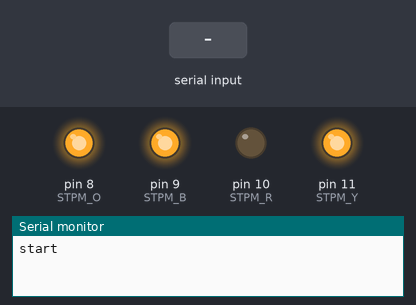
This sketch was run on a simulated Arduino Uno, built with avr-gcc and run on an emulated ATmega328P. Parts: output pins drawn as LEDs (lit = HIGH), the last lines printed to the serial monitor. Dashed ring = blinking. The test bench sets the inputs (shaded band).

Above: at 1.2 s.
1.3 s: "90 45\n" received over Serial
At 1.53 s:
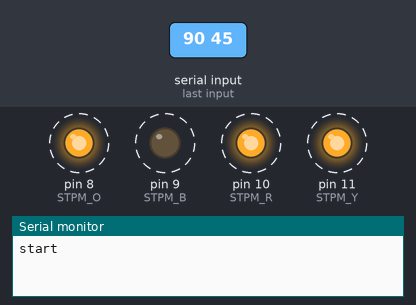
At 6.1 s:
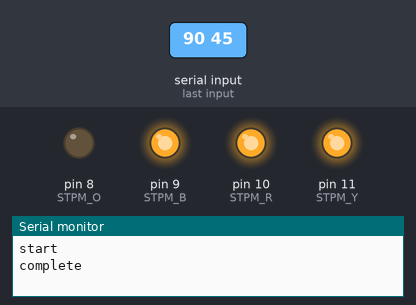
Timing chart, 0 to 7.6 s (numbered marks = the images above; inputs shaded):
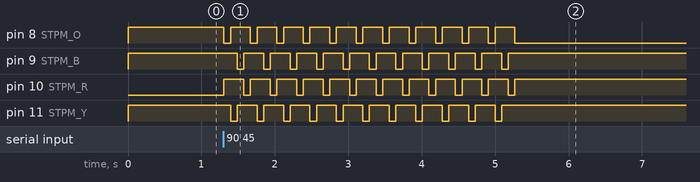

The sketch:

ex4-3.ino
```cpp
#define STPM_Y  11  // ステッパーのA相ピン
#define STPM_R  10  // ステッパーの~A相ピン
#define STPM_B  9   // ステッパーのB相ピン
#define STPM_O  8   // ステッパーの~B相ピン

int index = 0;
char recvData[32] = "";

int wait = 10;
int target = 0;
bool flag = false;
int stpCnt = 0;

void setup() {
  pinMode(STPM_Y, OUTPUT);
  pinMode(STPM_R, OUTPUT);
  pinMode(STPM_B, OUTPUT);
  pinMode(STPM_O, OUTPUT);

  Serial.begin(9600);
  Serial.println("start");
}

void loop() {
  // 受信制御
  while (Serial.available()) {
    char key = Serial.read();
    if (key == '\n') {
      sscanf(recvData, "%d %d", &wait, &target);
      flag = true;
      memset(recvData, 0, sizeof(recvData));
      index = 0;
    }
    else {
      recvData[index] = key;
      index++;
    }
  }

  // 以下，ステッピングモータの制御
  if (stpCnt < target) stpCnt++;
  else if (stpCnt > target) stpCnt--;
  else {
    if (flag == true) {
      Serial.println("complete");
      flag = false;
    }
  }

  int stp = stpCnt % 4;
  if (stp < 0) stp += 4;
  if (stp % 4 == 0) {
    // A相励磁
    digitalWrite(STPM_Y, HIGH);
    digitalWrite(STPM_R, LOW);
    digitalWrite(STPM_B, HIGH);
    digitalWrite(STPM_O, HIGH);
  }
  else if (stp % 4 == 1) {
    // B相励磁
    digitalWrite(STPM_Y, HIGH);
    digitalWrite(STPM_R, HIGH);
    digitalWrite(STPM_B, HIGH);
    digitalWrite(STPM_O, LOW);
  }
  else if (stp % 4 == 2) {
    // ~A相励磁
    digitalWrite(STPM_Y, LOW);
    digitalWrite(STPM_R, HIGH);
    digitalWrite(STPM_B, HIGH);
    digitalWrite(STPM_O, HIGH);
  }
  else if (stp % 4 == 3) {
    // ~B相励磁
    digitalWrite(STPM_Y, HIGH);
    digitalWrite(STPM_R, HIGH);
    digitalWrite(STPM_B, LOW);
    digitalWrite(STPM_O, HIGH);
  }
  delay(wait);

}
```

Measured:
- after the input at 1.3 s, pin 8 (STPM_O): alternates HIGH for 0.27 s and LOW for 0.09 s, 23 changes in all, then stays LOW, starting at once; pin 9 (STPM_B): alternates HIGH for 0.27 s and LOW for 0.09 s, 22 changes in all, then stays HIGH, starting after 0.19 s
